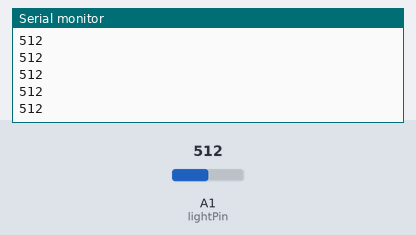
Recording of a sketch running on a simulated Arduino Uno, built with avr-gcc and run on an emulated ATmega328P. Shown: the last lines printed to the serial monitor. Inputs (shaded band) come from the test bench; at power-on: A1 (lightPin) = 512.

Above: at 1.2 s.
1.3 s: A1 (lightPin) set to 716
At 1.36 s:
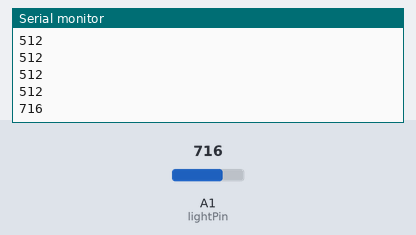
2.8 s: A1 (lightPin) set to 900
At 2.81 s:
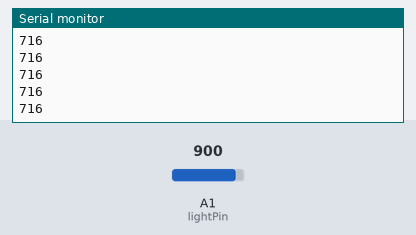
Timing chart, 0 to 5.8 s (numbered marks = the images above; inputs shaded):
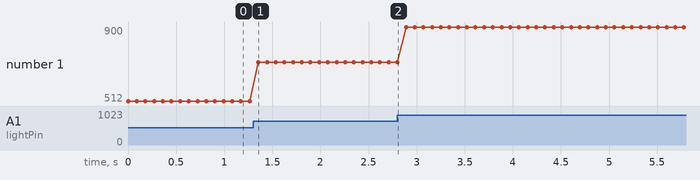

The sketch:

visibleLight_sensor.ino
```cpp
int lightPin = 1;  //define a pin for Photo resistor
int value;

void setup()
{
    Serial.begin(9600);  //Begin serial communcation
    pinMode(lightPin, INPUT);
}

void loop()
{
  value = analogRead(lightPin);
  Serial.println(value); //Write the value of the photoresistor to the serial monitor.
    //analogWrite(ledPin, analogRead(lightPin)/4);  //send the value to the ledPin. Depending on value of resistor
                                                //you have  to divide the value. for example,
                                                //with a 10k resistor divide the value by 2, for 100k resistor divide by 4.
   delay(90); //short delay for faster response to light.
}
```

Measured:
- after the input at 1.3 s, the serial monitor: prints a new line after 0.05 s (image 1)
- plotted number 1: 512 → 716 after the input at 1.3 s, 716 → 900 after the input at 2.8 s
